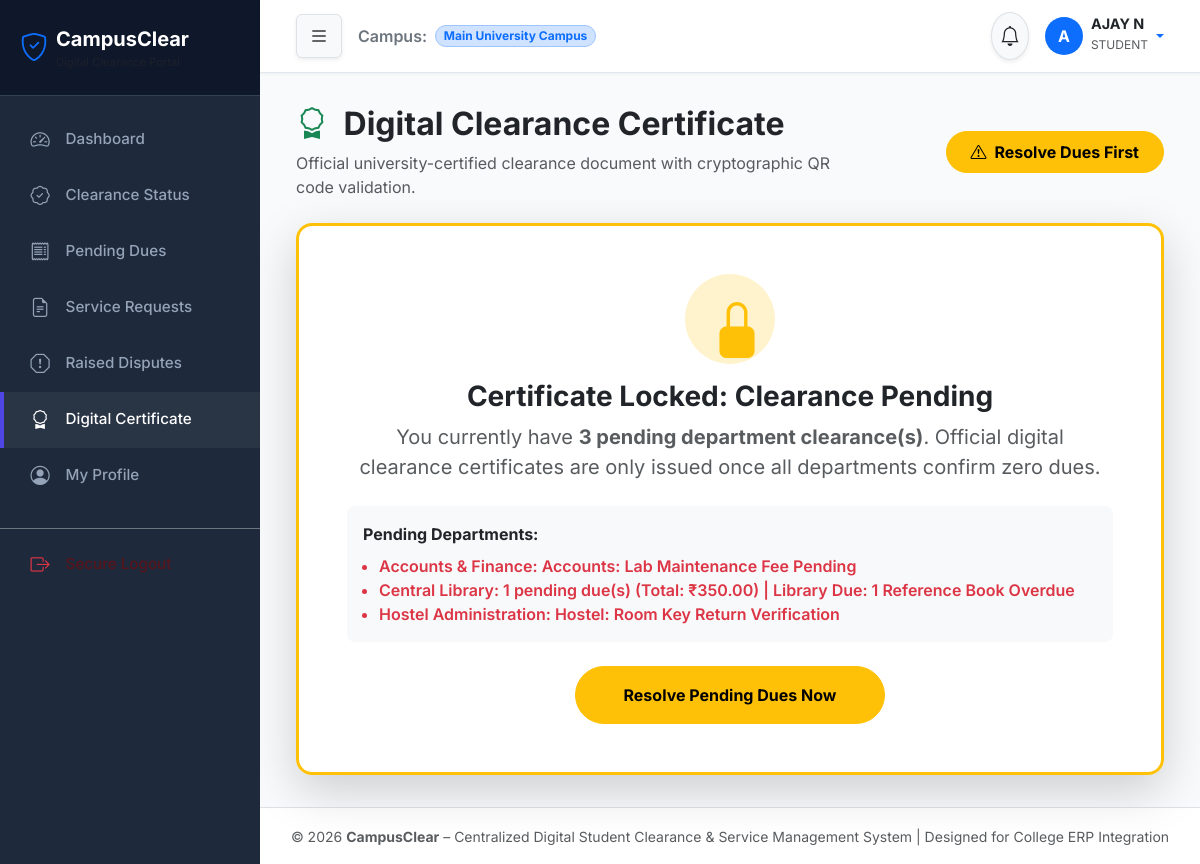
The app's page /student/certificate.php (signed in) with its own data.
### tables this page shows
CREATE TABLE `departments` (
  `id` int(11) NOT NULL AUTO_INCREMENT,
  `name` varchar(100) NOT NULL,
  `code` varchar(20) NOT NULL,
  `description` text DEFAULT NULL,
  `is_active` tinyint(1) DEFAULT 1,
  `created_at` timestamp NOT NULL DEFAULT current_timestamp(),
  PRIMARY KEY (`id`),
  UNIQUE KEY `name` (`name`),
  UNIQUE KEY `code` (`code`)
);

### includes/clearance_engine.php (called while the page is built, shortened)
<?php
function get_student_clearance_summary($student_id) {
    $pdo = db();
    $dept_stmt = $pdo->prepare("SELECT id, name, code FROM departments WHERE is_active = 1 ORDER BY name ASC");
    $dept_stmt->execute();
    $departments = $dept_stmt->fetchAll();
    $status_stmt = $pdo->prepare("
        SELECT department_id, status, remarks, updated_at
        FROM clearance_status
        WHERE student_id = :student_id
    ");
    $status_stmt->execute([':student_id' => $student_id]);
    $status_rows = $status_stmt->fetchAll();
    $status_map = [];
    foreach ($status_rows as $row) {
        $status_map[$row['department_id']] = $row;
    }
    $dues_stmt = $pdo->prepare("
        SELECT department_id, COUNT(*) as pending_dues_count, SUM(amount) as total_due_amount
        FROM dues
        WHERE student_id = :student_id AND status = 'pending'
        GROUP BY department_id
    ");
    $dues_stmt->execute([':student_id' => $student_id]);
    $dues_rows = $dues_stmt->fetchAll();
    $dues_map = [];
    foreach ($dues_rows as $row) {
        $dues_map[$row['department_id']] = $row;
    }
    $department_details = [];
    $pending_count = 0;
    $cleared_count = 0;
    $pending_departments = [];
    foreach ($departments as $dept) {
        $dept_id = $dept['id'];
        $explicit_status = $status_map[$dept_id]['status'] ?? 'cleared';
        $remarks = $status_map[$dept_id]['remarks'] ?? 'No pending issues';
        $last_updated = $status_map[$dept_id]['updated_at'] ?? null;
        $pending_dues_count = (int)($dues_map[$dept_id]['pending_dues_count'] ?? 0);
        $total_due_amount = (float)($dues_map[$dept_id]['total_due_amount'] ?? 0.00);
        $effective_status = 'cleared';
        if ($pending_dues_count > 0 || in_array($explicit_status, ['pending', 'blocked'])) {
            $effective_status = 'pending';
            $pending_count++;
            $reason = [];
            if ($pending_dues_count > 0) {
                $reason[] = "{$pending_dues_count} pending due(s) (Total: ₹" . number_format($total_due_amount, 2) . ")";
            }
            if (!empty($remarks) && $remarks !== 'No pending issues') {
                $reason[] = $remarks;
            }
            $pending_departments[] = [
                'department_id' => $dept_id,
                'name' => $dept['name'],
                'code' => $dept['code'],
                'reason' => implode(' | ', $reason)
            ];
        } else {
            $cleared_count++;
        }
        $department_details[] = [
            'department_id' => $dept_id,
            'name' => $dept['name'],
            'code' => $dept['code'],
            'explicit_status' => $explicit_status,
            'effective_status' => $effective_status,
            'pending_dues_count' => $pending_dues_count,
            'total_due_amount' => $total_due_amount,
            'remarks' => $remarks,
            'last_updated' => $last_updated
        ];
    }
    $overall_status = ($pending_count === 0) ? 'CLEARED' : 'PENDING';
    return [
        'student_id' => $student_id,
        'overall_status' => $overall_status,
        'is_cleared' => ($overall_status === 'CLEARED'),
        'total_departments' => count($departments),
        'cleared_count' => $cleared_count,
        'pending_count' => $pending_count,
        'pending_departments' => $pending_departments,
        'department_details' => $department_details
    ];
}

### includes/functions.php (called while the page is built, shortened)
<?php
function sanitize($data) {
    return htmlspecialchars(trim((string)$data), ENT_QUOTES, 'UTF-8');
}

### student/certificate.php (the view, shortened to what this page needs)
<?php
require_once __DIR__ . '/../includes/header.php';
require_once __DIR__ . '/../includes/sidebar.php';
require_once __DIR__ . '/../includes/navbar.php';
require_once __DIR__ . '/../includes/clearance_engine.php';
$student_id = $_SESSION['student_id'];
$clearance = get_student_clearance_summary($student_id);
?>
<div class="container-fluid">
    <div class="row mb-4 no-print align-items-center">
        <div class="col-md-8">
            <h2 class="fw-bold text-dark"><i class="bi bi-award me-2 text-success"></i> Digital Clearance Certificate</h2>
            <p class="text-muted mb-0">Official university-certified clearance document with cryptographic QR code validation.</p>
        </div>
        <div class="col-md-4 text-md-end mt-3 mt-md-0">
            <?php if ($clearance['is_cleared']): ?>
                <button onclick="window.print();" class="btn btn-primary rounded-pill px-4 py-2 shadow-sm fw-bold">
                    <i class="bi bi-printer me-2"></i> Print / Download PDF
                </button>
            <?php else: ?>
                <a href="<?= BASE_URL ?>/student/dues.php" class="btn btn-warning rounded-pill px-4 py-2 fw-bold">
                    <i class="bi bi-exclamation-triangle me-1"></i> Resolve Dues First
                </a>
            <?php endif; ?>
        </div>
    </div>
    <?php if (!$clearance['is_cleared']): ?>
        <div class="card card-glass p-5 text-center border-warning border-3 shadow-lg max-w-2xl mx-auto">
            <div class="bg-warning-subtle text-warning p-4 rounded-circle mx-auto mb-3" style="width: 90px; height: 90px;">
                <i class="bi bi-lock-fill display-4"></i>
            </div>
            <h3 class="fw-bold text-dark mb-2">Certificate Locked: Clearance Pending</h3>
            <p class="text-muted fs-5 mb-4">
                You currently have <strong><?= $clearance['pending_count'] ?> pending department clearance(s)</strong>. Official digital clearance certificates are only issued once all departments confirm zero dues.
            </p>
            <div class="p-3 bg-light rounded-3 mb-4 text-start">
                <span class="fw-bold d-block mb-2 text-dark">Pending Departments:</span>
                <ul class="mb-0 ps-3">
                    <?php foreach ($clearance['pending_departments'] as $pd): ?>
                        <li class="text-danger fw-semibold"><?= sanitize($pd['name']) ?>: <?= sanitize($pd['reason']) ?></li>
                    <?php endforeach; ?>
                </ul>
            </div>
            <div>
                <a href="<?= BASE_URL ?>/student/dues.php" class="btn btn-warning px-5 py-3 rounded-pill fw-bold">Resolve Pending Dues Now</a>
            </div>
        </div>
    <?php endif; ?>
</div>
<?php require_once __DIR__ . '/../includes/footer.php'; ?>

### assets/css/style.css (style rules this page uses)
:root { --primary-color: #4f46e5; --primary-hover: #4338ca; --secondary-color: #0ea5e9; --dark-bg: #0f172a; --sidebar-bg: #1e293b; --card-bg: #ffffff; --text-main: #334155; --text-muted: #64748b; --border-color: #e2e8f0; --success-bg: #dcfce7; --success-text: #15803d; --warning-bg: #fef9c3; --warning-text: #a16207; --danger-bg: #ffe4e6; --danger-text: #be123c; --shadow-sm: 0 1px 3px rgba(0,0,0,0.05); --shadow-md: 0 4px 6px -1px rgba(0,0,0,0.07), 0 2px 4px -1px rgba(0,0,0,0.04); --shadow-lg: 0 10px 25px -5px rgba(0,0,0,0.08), 0 8px 10px -6px rgba(0,0,0,0.03); }
body { font-family: 'Inter', system-ui, -apple-system, sans-serif; background-color: #f8fafc; color: var(--text-main); min-height: 100vh; display: flex; flex-direction: column; }
.card-glass { background: rgba(255, 255, 255, 0.95); backdrop-filter: blur(10px); border: 1px solid rgba(226, 232, 240, 0.8); border-radius: 1rem; box-shadow: var(--shadow-md); transition: transform 0.2s ease, box-shadow 0.2s ease; }

### records on screen
departments: name "Accounts & Finance", reason "Accounts: Lab Maintenance Fee Pending"
departments: name "Central Library", reason "1 pending due(s) (Total: ₹350.00) | Library Due: 1 Reference Book Overdue"
departments: name "Hostel Administration", reason "Hostel: Room Key Return Verification"

### other values on screen
APP_NAME "CampusClear"
substr($user['full_name'], 0, 1) "A"
$user['full_name'] "AJAY N"
$user['role'] "STUDENT"
$clearance['pending_count'] "3"
APP_TAGLINE "Centralized Digital Student Clearance & Service Management System"
